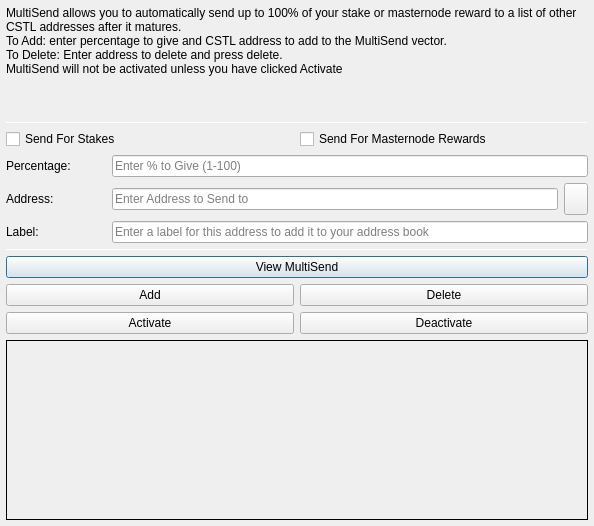
<?xml version="1.0" encoding="UTF-8"?>
<ui version="4.0">
 <class>MultiSendDialog</class>
 <widget class="QDialog" name="MultiSendDialog">
  <property name="windowModality">
   <enum>Qt::NonModal</enum>
  </property>
  <property name="geometry">
   <rect>
    <x>0</x>
    <y>0</y>
    <width>594</width>
    <height>526</height>
   </rect>
  </property>
  <property name="windowTitle">
   <string>MultiSend</string>
  </property>
  <layout class="QVBoxLayout" name="verticalLayout" stretch="0">
   <property name="leftMargin">
    <number>6</number>
   </property>
   <property name="topMargin">
    <number>6</number>
   </property>
   <property name="rightMargin">
    <number>6</number>
   </property>
   <property name="bottomMargin">
    <number>6</number>
   </property>
   <item>
    <layout class="QVBoxLayout" name="verticalLayout_Main" stretch="1,1,1,0,1,1,1">
     <item>
      <widget class="QLabel" name="label_2">
       <property name="lineWidth">
        <number>1</number>
       </property>
       <property name="text">
        <string>MultiSend allows you to automatically send up to 100% of your stake or masternode reward to a list of other CSTL addresses after it matures.
To Add: enter percentage to give and CSTL address to add to the MultiSend vector.
To Delete: Enter address to delete and press delete.
MultiSend will not be activated unless you have clicked Activate</string>
       </property>
       <property name="alignment">
        <set>Qt::AlignLeading|Qt::AlignLeft|Qt::AlignTop</set>
       </property>
       <property name="wordWrap">
        <bool>true</bool>
       </property>
      </widget>
     </item>
     <item>
      <widget class="Line" name="line">
       <property name="minimumSize">
        <size>
         <width>0</width>
         <height>1</height>
        </size>
       </property>
       <property name="maximumSize">
        <size>
         <width>16777215</width>
         <height>1</height>
        </size>
       </property>
       <property name="orientation">
        <enum>Qt::Horizontal</enum>
       </property>
      </widget>
     </item>
     <item>
      <layout class="QVBoxLayout" name="verticalLayout_Settings">
       <item>
        <layout class="QHBoxLayout" name="horizontalLayout">
         <item>
          <widget class="QCheckBox" name="multiSendStakeCheckBox">
           <property name="text">
            <string>Send For Stakes</string>
           </property>
          </widget>
         </item>
         <item>
          <widget class="QCheckBox" name="multiSendMasternodeCheckBox">
           <property name="text">
            <string>Send For Masternode Rewards</string>
           </property>
          </widget>
         </item>
        </layout>
       </item>
       <item>
        <layout class="QHBoxLayout" name="horizontalLayout_6">
         <item>
          <widget class="QLabel" name="label">
           <property name="minimumSize">
            <size>
             <width>100</width>
             <height>0</height>
            </size>
           </property>
           <property name="toolTip">
            <string>Percentage of stake to send</string>
           </property>
           <property name="text">
            <string>Percentage:</string>
           </property>
          </widget>
         </item>
         <item>
          <widget class="QLineEdit" name="multiSendPercentEdit">
           <property name="toolTip">
            <string>Enter whole numbers 1 - 100</string>
           </property>
           <property name="placeholderText">
            <string>Enter % to Give (1-100)</string>
           </property>
          </widget>
         </item>
        </layout>
       </item>
       <item>
        <layout class="QHBoxLayout" name="horizontalLayout_7">
         <item>
          <widget class="QLabel" name="label_5">
           <property name="minimumSize">
            <size>
             <width>100</width>
             <height>0</height>
            </size>
           </property>
           <property name="toolTip">
            <string>Address to send portion of stake to</string>
           </property>
           <property name="text">
            <string>Address:</string>
           </property>
          </widget>
         </item>
         <item>
          <widget class="QLineEdit" name="multiSendAddressEdit">
           <property name="toolTip">
            <string/>
           </property>
           <property name="placeholderText">
            <string>Enter Address to Send to</string>
           </property>
          </widget>
         </item>
         <item>
          <widget class="QToolButton" name="addressBookButton">
           <property name="maximumSize">
            <size>
             <width>16777215</width>
             <height>32</height>
            </size>
           </property>
           <property name="toolTip">
            <string>Choose an address from the address book</string>
           </property>
           <property name="text">
            <string/>
           </property>
           <property name="icon">
            <iconset resource="../castle.qrc">
             <normaloff>:/icons/address-book</normaloff>:/icons/address-book</iconset>
           </property>
           <property name="shortcut">
            <string>Alt+A</string>
           </property>
          </widget>
         </item>
        </layout>
       </item>
      </layout>
     </item>
     <item>
      <layout class="QHBoxLayout" name="horizontalLayout_3">
       <item>
        <widget class="QLabel" name="label_3">
         <property name="minimumSize">
          <size>
           <width>100</width>
           <height>0</height>
          </size>
         </property>
         <property name="text">
          <string>Label:</string>
         </property>
        </widget>
       </item>
       <item>
        <widget class="QLineEdit" name="labelAddressLabelEdit">
         <property name="placeholderText">
          <string>Enter a label for this address to add it to your address book</string>
         </property>
        </widget>
       </item>
      </layout>
     </item>
     <item>
      <widget class="Line" name="line_2">
       <property name="minimumSize">
        <size>
         <width>0</width>
         <height>1</height>
        </size>
       </property>
       <property name="maximumSize">
        <size>
         <width>16777215</width>
         <height>1</height>
        </size>
       </property>
       <property name="orientation">
        <enum>Qt::Horizontal</enum>
       </property>
      </widget>
     </item>
     <item>
      <layout class="QVBoxLayout" name="verticalLayout_Buttons">
       <item>
        <layout class="QHBoxLayout" name="horizontalLayout_4">
         <item>
          <widget class="QPushButton" name="viewButton">
           <property name="toolTip">
            <string/>
           </property>
           <property name="statusTip">
            <string>View MultiSend Vector</string>
           </property>
           <property name="text">
            <string>View MultiSend</string>
           </property>
          </widget>
         </item>
        </layout>
       </item>
       <item>
        <layout class="QHBoxLayout" name="horizontalLayout_2">
         <item>
          <widget class="QPushButton" name="addButton">
           <property name="toolTip">
            <string/>
           </property>
           <property name="statusTip">
            <string>Add to MultiSend Vector</string>
           </property>
           <property name="text">
            <string>Add</string>
           </property>
          </widget>
         </item>
         <item>
          <widget class="QPushButton" name="deleteButton">
           <property name="toolTip">
            <string/>
           </property>
           <property name="statusTip">
            <string>Delete Address From MultiSend Vector</string>
           </property>
           <property name="text">
            <string>Delete</string>
           </property>
          </widget>
         </item>
        </layout>
       </item>
       <item>
        <layout class="QHBoxLayout" name="horizontalLayout_5">
         <item>
          <widget class="QPushButton" name="activateButton">
           <property name="statusTip">
            <string>Activate MultiSend</string>
           </property>
           <property name="text">
            <string>Activate</string>
           </property>
          </widget>
         </item>
         <item>
          <widget class="QPushButton" name="disableButton">
           <property name="statusTip">
            <string>Deactivate MultiSend</string>
           </property>
           <property name="text">
            <string>Deactivate</string>
           </property>
          </widget>
         </item>
        </layout>
       </item>
      </layout>
     </item>
     <item>
      <widget class="QLabel" name="message">
       <property name="minimumSize">
        <size>
         <width>0</width>
         <height>180</height>
        </size>
       </property>
       <property name="frameShape">
        <enum>QFrame::Panel</enum>
       </property>
       <property name="frameShadow">
        <enum>QFrame::Plain</enum>
       </property>
       <property name="lineWidth">
        <number>1</number>
       </property>
       <property name="midLineWidth">
        <number>1</number>
       </property>
       <property name="text">
        <string/>
       </property>
       <property name="alignment">
        <set>Qt::AlignLeading|Qt::AlignLeft|Qt::AlignTop</set>
       </property>
       <property name="wordWrap">
        <bool>true</bool>
       </property>
      </widget>
     </item>
    </layout>
   </item>
  </layout>
 </widget>
 <resources>
  <include location="../castle.qrc"/>
 </resources>
 <connections/>
</ui>
